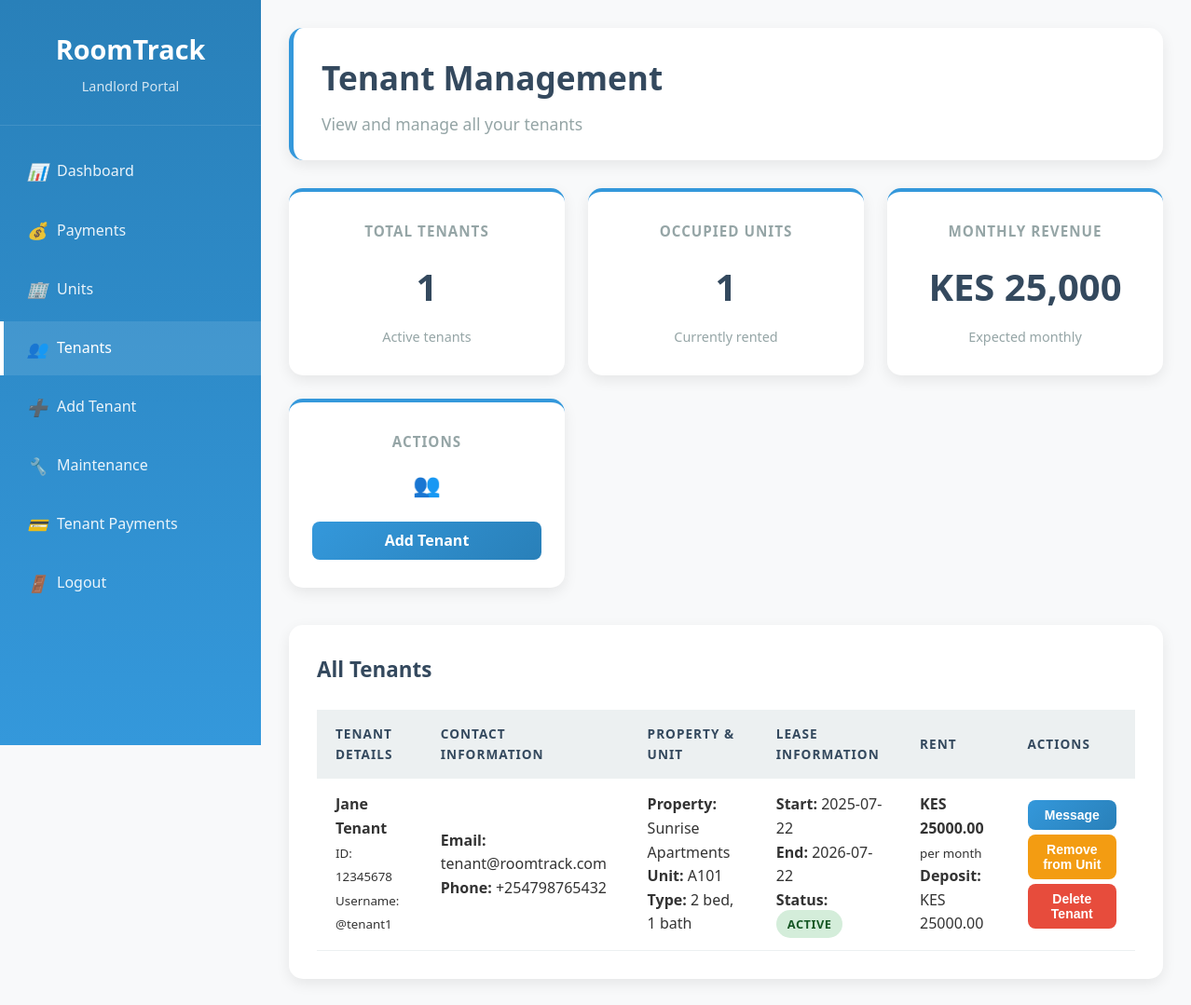
The app's page /landlord/tenants (signed in), older data.
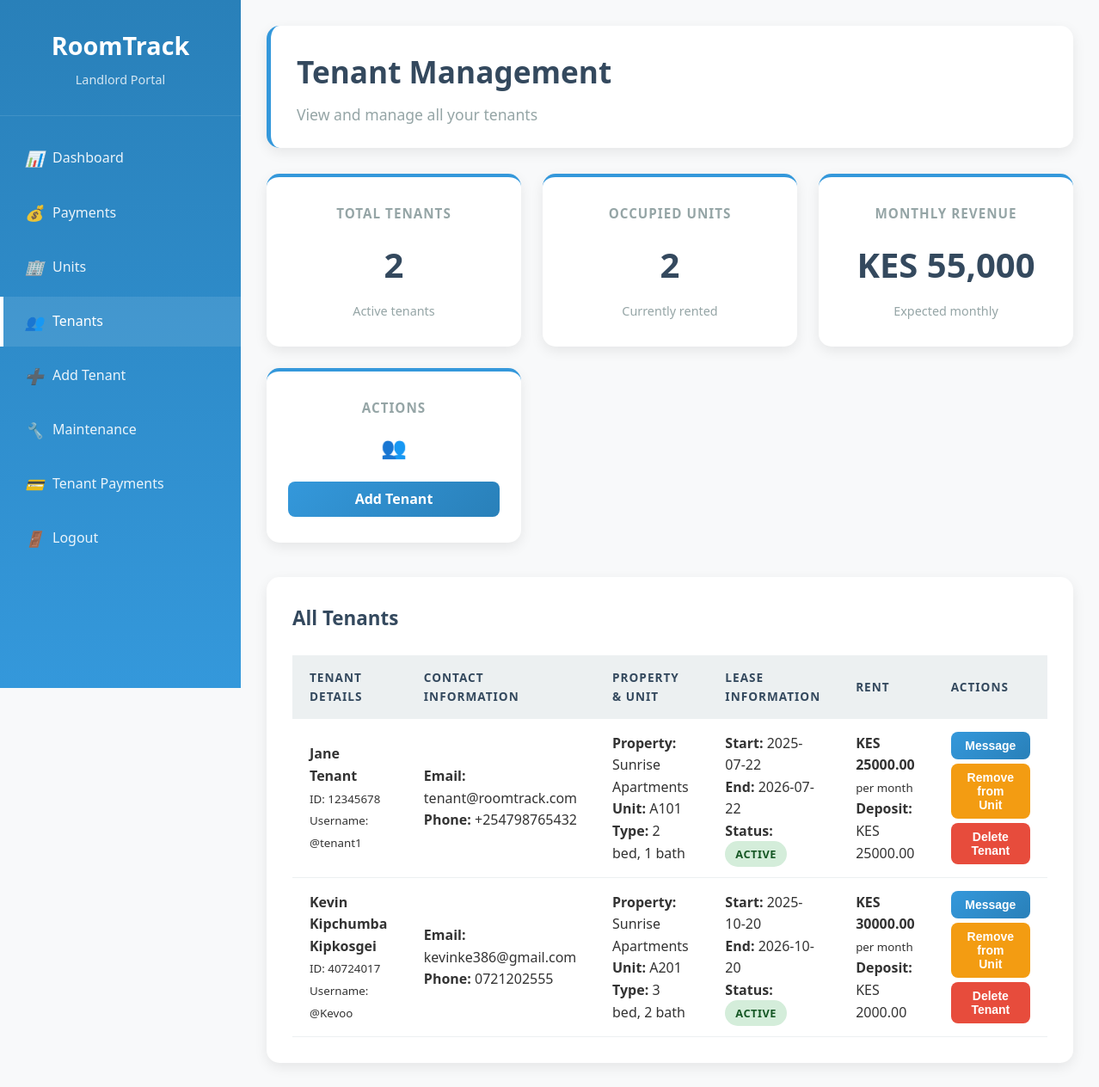
The same page, newer data.
### models.py (models this page shows)
class User(UserMixin, db.Model):
    id = db.Column(db.Integer, primary_key=True)
    username = db.Column(db.String(80), unique=True, nullable=False)
    email = db.Column(db.String(120), unique=True, nullable=False)
    password = db.Column(db.String(200), nullable=False)
    role = db.Column(db.String(20), nullable=False)  # admin, landlord, tenant
    full_name = db.Column(db.String(200))
    id_number = db.Column(db.String(50))
    passport_number = db.Column(db.String(50))
    phone = db.Column(db.String(20))
    created_at = db.Column(db.DateTime, default=datetime.utcnow)
    landlord_properties = db.relationship('Property', backref='landlord', lazy=True)
    tenant_leases = db.relationship('Lease', backref='tenant', lazy=True, foreign_keys='Lease.tenant_id')
    maintenance_requests = db.relationship('MaintenanceRequest', backref='tenant', lazy=True)

class Property(db.Model):
    id = db.Column(db.Integer, primary_key=True)
    name = db.Column(db.String(200), nullable=False)
    address = db.Column(db.Text, nullable=False)
    total_units = db.Column(db.Integer, nullable=False)
    occupied_units = db.Column(db.Integer, default=0)
    landlord_id = db.Column(db.Integer, db.ForeignKey('user.id'), nullable=False)
    created_at = db.Column(db.DateTime, default=datetime.utcnow)
    units = db.relationship('Unit', backref='property', lazy=True, cascade='all, delete-orphan')

class Unit(db.Model):
    id = db.Column(db.Integer, primary_key=True)
    unit_number = db.Column(db.String(50), nullable=False)
    rent_amount = db.Column(db.Float, nullable=False)
    status = db.Column(db.String(20), default='vacant')  # vacant, occupied
    bedrooms = db.Column(db.Integer, default=1)
    bathrooms = db.Column(db.Integer, default=1)
    square_feet = db.Column(db.Integer)
    property_id = db.Column(db.Integer, db.ForeignKey('property.id'), nullable=False)
    leases = db.relationship('Lease', backref='unit', lazy=True, cascade='all, delete-orphan')
    maintenance_requests = db.relationship('MaintenanceRequest', backref='unit', lazy=True)

class Lease(db.Model):
    id = db.Column(db.Integer, primary_key=True)
    tenant_id = db.Column(db.Integer, db.ForeignKey('user.id'), nullable=False)
    unit_id = db.Column(db.Integer, db.ForeignKey('unit.id'), nullable=False)
    start_date = db.Column(db.Date, nullable=False)
    end_date = db.Column(db.Date, nullable=False)
    monthly_rent = db.Column(db.Float, nullable=False)
    security_deposit = db.Column(db.Float, default=0)
    status = db.Column(db.String(20), default='active')
    created_at = db.Column(db.DateTime, default=datetime.utcnow)
    payments = db.relationship('Payment', backref='lease', lazy=True, cascade='all, delete-orphan')

### app.py (the view)
@app.route('/landlord/tenants')
@login_required
def landlord_tenants():
    if current_user.role != 'landlord':
        return redirect(url_for('index'))
    properties = Property.query.filter_by(landlord_id=current_user.id).all()
    tenants = []
    for prop in properties:
        for unit in prop.units:
            for lease in unit.leases:
                if lease.status == 'active':
                    tenants.append({
                        'tenant': lease.tenant,
                        'lease': lease,
                        'unit': unit,
                        'property': prop
                    })
    return render_template('landlord/tenants.html', tenants=tenants)

### app.py (called while the page is built)
@login_manager.user_loader
def load_user(user_id):
    return User.query.get(int(user_id))

### templates/landlord/tenants.html (shortened to what this page needs)
<!DOCTYPE html>
<html lang="en">
<head>
    <link rel="stylesheet" href="{{ url_for('static', filename='css/style.css') }}">
</head>
<body>
    <div class="dashboard">
        <div class="sidebar">
            <div class="sidebar-header">
                <h2>RoomTrack</h2>
                <p>Landlord Portal</p>
            </div>
            <ul class="sidebar-nav">
                <li><a href="{{ url_for('landlord_dashboard') }}"><i>📊</i> Dashboard</a></li>
                <li><a href="{{ url_for('landlord_payments') }}"><i>💰</i> Payments</a></li>
                <li><a href="{{ url_for('landlord_units') }}"><i>🏢</i> Units</a></li>
                <li><a href="#" class="active"><i>👥</i> Tenants</a></li>
                <li><a href="{{ url_for('landlord_add_tenant') }}"><i>➕</i> Add Tenant</a></li>
                <li><a href="{{ url_for('landlord_maintenance_reports') }}"><i>🔧</i> Maintenance</a></li>
                <li><a href="{{ url_for('landlord_tenant_payments') }}"><i>💳</i> Tenant Payments</a></li>
                <li><a href="{{ url_for('logout') }}"><i>🚪</i> Logout</a></li>
            </ul>
        </div>
        <div class="main-content">
            <div class="header">
                <h1>Tenant Management</h1>
                <p>View and manage all your tenants</p>
            </div>
            <div class="stats-grid">
                <div class="stat-card">
                    <h3>Total Tenants</h3>
                    <div class="number">{{ tenants|length }}</div>
                    <p class="subtext">Active tenants</p>
                </div>
                <div class="stat-card">
                    <h3>Occupied Units</h3>
                    <div class="number">{{ tenants|length }}</div>
                    <p class="subtext">Currently rented</p>
                </div>
                <div class="stat-card">
                    <h3>Monthly Revenue</h3>
                    <div class="number">
                        KES {{ "{:,.0f}".format(tenants|sum(attribute='lease.monthly_rent')) }}
                    </div>
                    <p class="subtext">Expected monthly</p>
                </div>
                <div class="stat-card">
                    <h3>Actions</h3>
                    <div class="number" style="font-size: 1.5em;">👥</div>
                    <a href="{{ url_for('landlord_add_tenant') }}" class="btn btn-primary" style="margin-top: 10px; padding: 8px 16px;">Add Tenant</a>
                </div>
            </div>
            <div class="table-container">
                <h3>All Tenants</h3>
                {% if tenants %}
                <table>
                    <thead>
                        <tr>
                            <th>Tenant Details</th>
                            <th>Contact Information</th>
                            <th>Property & Unit</th>
                            <th>Lease Information</th>
                            <th>Rent</th>
                            <th>Actions</th>
                        </tr>
                    </thead>
                    <tbody>
                        {% for tenant_data in tenants %}
                        <tr>
                            <td>
                                <strong>{{ tenant_data.tenant.full_name }}</strong><br>
                                <small>ID: {{ tenant_data.tenant.id_number }}</small><br>
                                <small>Username: @{{ tenant_data.tenant.username }}</small>
                            </td>
                            <td>
                                <strong>Email:</strong> {{ tenant_data.tenant.email }}<br>
                                <strong>Phone:</strong> {{ tenant_data.tenant.phone or 'Not provided' }}<br>
                            </td>
                            <td>
                                <strong>Property:</strong> {{ tenant_data.property.name }}<br>
                                <strong>Unit:</strong> {{ tenant_data.unit.unit_number }}<br>
                                <strong>Type:</strong> {{ tenant_data.unit.bedrooms }} bed, {{ tenant_data.unit.bathrooms }} bath
                            </td>
                            <td>
                                <strong>Start:</strong> {{ tenant_data.lease.start_date.strftime('%Y-%m-%d') }}<br>
                                <strong>End:</strong> {{ tenant_data.lease.end_date.strftime('%Y-%m-%d') }}<br>
                                <strong>Status:</strong>
                                <span class="status-badge status-{{ tenant_data.lease.status }}">
                                    {{ tenant_data.lease.status|title }}
                                </span>
                            </td>
                            <td>
                                <strong>KES {{ "%.2f"|format(tenant_data.lease.monthly_rent) }}</strong><br>
                                <small>per month</small><br>
                                <strong>Deposit:</strong> KES {{ "%.2f"|format(tenant_data.lease.security_deposit) }}
                            </td>
                            <td>
                                <div style="display: flex; flex-direction: column; gap: 5px;">
                                    <button class="btn btn-primary btn-sm" onclick="sendMessage({{ tenant_data.tenant.id }})">Message</button>
                                    <button class="btn btn-warning btn-sm" onclick="removeFromUnit({{ tenant_data.tenant.id }})">Remove from Unit</button>
                                    <button class="btn btn-danger btn-sm" onclick="deleteTenant({{ tenant_data.tenant.id }})">Delete Tenant</button>
                                </div>
                            </td>
                        </tr>
                        {% endfor %}
                    </tbody>
                </table>
                {% else %}
                <div class="text-center p-20">
                    <h3>No Active Tenants</h3>
                    <p>You don't have any active tenants at the moment.</p>
                    <a href="{{ url_for('landlord_add_tenant') }}" class="btn btn-primary">Add Your First Tenant</a>
                </div>
                {% endif %}
            </div>
        </div>
    </div>
</body>
</html>

### static/css/style.css (style rules this page uses)
:root { --primary-blue: #3498db; --dark-blue: #2980b9; --light-blue: #ecf0f1; --white: #ffffff; --gray: #95a5a6; --dark-gray: #34495e; --success: #27ae60; --warning: #f39c12; --danger: #e74c3c; --light-gray: #f8f9fa; }
* { margin: 0; padding: 0; box-sizing: border-box; }
body { font-family: 'Segoe UI', Tahoma, Geneva, Verdana, sans-serif; background-color: var(--light-gray); color: #333; line-height: 1.6; }
.btn { padding: 12px 30px; border: none; border-radius: 8px; font-size: 16px; font-weight: 600; cursor: pointer; transition: all 0.3s ease; text-decoration: none; display: inline-flex; align-items: center; justify-content: center; gap: 8px; }
.btn-primary { background: linear-gradient(135deg, var(--primary-blue), var(--dark-blue)); color: var(--white); width: 100%; }
.btn-warning { background-color: var(--warning); color: var(--white); }
.btn-danger { background-color: var(--danger); color: var(--white); }
.btn-sm { padding: 8px 16px; font-size: 14px; }
.dashboard { display: flex; min-height: 100vh; }
.sidebar { width: 280px; background: linear-gradient(180deg, var(--dark-blue), var(--primary-blue)); color: var(--white); padding: 0; position: fixed; height: 100vh; overflow-y: auto; }
.sidebar-header { padding: 30px 25px; border-bottom: 1px solid rgba(255,255,255,0.1); text-align: center; }
.sidebar-header h2 { color: var(--white); margin-bottom: 5px; font-size: 1.8em; }
.sidebar-header p { color: rgba(255,255,255,0.8); font-size: 0.9em; }
.sidebar-nav { list-style: none; margin-top: 20px; }
.sidebar-nav li { margin-bottom: 5px; }
.sidebar-nav a { display: flex; align-items: center; padding: 15px 25px; color: rgba(255,255,255,0.9); text-decoration: none; transition: all 0.3s ease; border-left: 4px solid transparent; }
.sidebar-nav a:hover, .sidebar-nav a.active { background: rgba(255,255,255,0.1); color: var(--white); border-left-color: var(--white); }
.sidebar-nav i { margin-right: 12px; width: 20px; text-align: center; font-size: 1.1em; }
.main-content { flex: 1; margin-left: 280px; padding: 30px; background-color: var(--light-gray); min-height: 100vh; }
.header { background: var(--white); padding: 25px 30px; border-radius: 15px; box-shadow: 0 5px 15px rgba(0,0,0,0.08); margin-bottom: 30px; border-left: 5px solid var(--primary-blue); }
.header h1 { color: var(--dark-gray); margin-bottom: 8px; font-size: 2.2em; }
.header p { color: var(--gray); font-size: 1.1em; }
.stats-grid { display: grid; grid-template-columns: repeat(auto-fit, minmax(280px, 1fr)); gap: 25px; margin-bottom: 40px; }
.stat-card { background: var(--white); padding: 30px 25px; border-radius: 15px; box-shadow: 0 5px 15px rgba(0,0,0,0.08); text-align: center; transition: transform 0.3s ease; border-top: 4px solid var(--primary-blue); }
.stat-card h3 { color: var(--gray); font-size: 0.95em; margin-bottom: 15px; text-transform: uppercase; letter-spacing: 1px; }
.stat-card .number { font-size: 2.5em; font-weight: bold; color: var(--dark-gray); margin-bottom: 10px; }
.stat-card .subtext { color: var(--gray); font-size: 0.9em; }
.table-container { background: var(--white); padding: 30px; border-radius: 15px; box-shadow: 0 5px 15px rgba(0,0,0,0.08); overflow: hidden; }
.table-container h3 { color: var(--dark-gray); margin-bottom: 25px; font-size: 1.4em; }
table { width: 100%; border-collapse: collapse; margin-top: 10px; }
th, td { padding: 15px 20px; text-align: left; border-bottom: 1px solid var(--light-blue); }
th { background-color: var(--light-blue); color: var(--dark-gray); font-weight: 600; text-transform: uppercase; font-size: 0.85em; letter-spacing: 1px; }
.status-badge { padding: 6px 12px; border-radius: 20px; font-size: 0.8em; font-weight: 600; text-transform: uppercase; letter-spacing: 0.5px; }
.status-active { background-color: #d4edda; color: #155724; }

Row changes from the older to the newer data that the page shows:
added User: tenant.full_name "Kevin Kipchumba Kipkosgei", tenant.id_number "40724017", tenant.username "Kevoo", tenant.email "kevinke386@gmail.com", tenant "0721202555"
now on this page (row edited): Unit: unit.unit_number "A201", unit.bedrooms "3", unit.bathrooms "2"
added Lease: lease.start_date "2025-10-20", lease.end_date "2026-10-20", lease.status "ACTIVE", lease.monthly_rent "30000.00", lease.security_deposit "2000.00"
Text that changed along with them:
{{ tenants|length }}: "1" → "2"
{{ "{:,.0f}".format(tenants|sum(attribute='lease.monthly_rent')) }}: "25,000" → "55,000"
new list line: "ID: Username: @ Email: Phone: Property: Unit: Type: bed, bath Start: End: Status: KES per month Deposit: KES Message Remove from Unit Delete Tenant"
new list line: "Sunrise Apartments"
